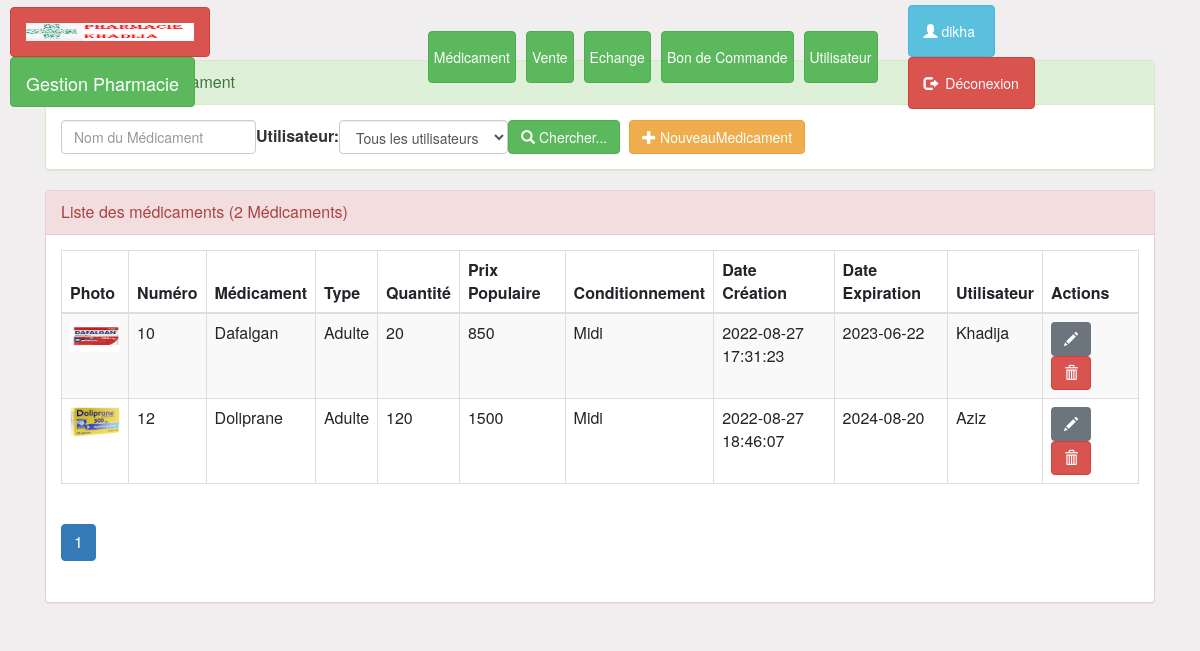
Screenshot of /pages/medicament.php (signed in) with the database file from the repository.
### tables this page shows
CREATE TABLE `medicament` (
  `idmedica` int(11) NOT NULL,
  `photo` varchar(50) DEFAULT NULL,
  `numeromed` bigint(20) DEFAULT NULL,
  `nomedica` varchar(50) DEFAULT 'NULL',
  `typemedica` varchar(45) DEFAULT NULL,
  `quantite` double DEFAULT NULL,
  `prixpopulaire` double DEFAULT NULL,
  `conditionnement` varchar(50) DEFAULT NULL,
  `datecreation` timestamp NOT NULL DEFAULT current_timestamp() ON UPDATE current_timestamp(),
  `dateexpiration` date DEFAULT NULL,
  `idutilisateur` int(11) DEFAULT NULL
);

CREATE TABLE `utilisateur` (
  `idutilisateur` int(11) NOT NULL,
  `prenom` varchar(50) DEFAULT NULL,
  `nom` varchar(50) DEFAULT NULL,
  `age` date DEFAULT NULL,
  `sexe` varchar(50) DEFAULT NULL,
  `type` varchar(50) DEFAULT NULL,
  `etat` int(1) DEFAULT NULL,
  `login` varchar(50) DEFAULT NULL,
  `email` varchar(50) DEFAULT NULL,
  `password` varchar(50) DEFAULT NULL,
  `idmedicament` int(11) DEFAULT NULL
);

### pages/medicament.php (the view, shortened to what this page needs)
<?php
    require_once("connexiondb.php");
    $nomedica=isset($_GET['nomedica'])?$_GET['nomedica']:"";
    $idutilisateur=isset($_GET['idutilisateur'])?$_GET['idutilisateur']:0;
    $size=isset($_GET['size'])?$_GET['size']:3;
    $page=isset($_GET['page'])?$_GET['page']:1;
    $offset=($page-1)*$size;
    if($idutilisateur==0){
        $requete="SELECT idmedica,photo,numeromed,nomedica,typemedica,quantite,prixpopulaire,conditionnement,datecreation,dateexpiration,prenom
                from utilisateur as u,medicament as e
                where u.idutilisateur=e.idutilisateur
                and nomedica like '%$nomedica%'
                order by idmedica
                limit $size
                offset $offset";
        $requeteCount="SELECT count(*) countM FROM medicament
                where nomedica like '%$nomedica%' ";
    }
    $resultatmE=$pdo->query($requete);
    $resultatCount=$pdo->query($requeteCount);
    $tabCount=$resultatCount->fetch();
    $nbrM=$tabCount['countM'];
    $reste=$nbrM % $size;
    if($reste===0)
        $nbrPage=$nbrM/$size;
    else
        $nbrPage=floor($nbrM/$size)+1;
?>
<!DOCTYPE html>
<html lang="fr">
<head>
  <link rel="stylesheet" href="https://use.fontawesome.com/releases/v5.7.0/css/all.css">
  <link rel="stylesheet" href="https://cdn.jsdelivr.net/npm/bootstrap@4.6.1/dist/css/bootstrap.min.css">
  <link rel="stylesheet" type="text/css" href="../css/bootstrap.css">
  <link rel="stylesheet" type="text/css" href="../css/font-awesome.min.css">
  <link rel="stylesheet" type="text/css" href="../css/monstyle.css">
</head>
<body>
 <?php include("menu.php"); ?>
 <div class="container">
            <div class="panel panel-success margetop60">
				<div class="panel-heading">Rechercher médicament</div>
				<div class="panel-body">
					<form method="get" action="medicament.php" class="form-inline">
						<div class="form-group">
                            <input type="text" name="nomedica"
                                   placeholder="Nom du Médicament"
                                   class="form-control"
                                   value="<?php echo $nomedica ?>"/>
                        </div>
                        <label for="idutilisateur">Utilisateur:</label>
				            <select name="idutilisateur" class="form-control" id="idutilisateur"
                                    onchange="this.form.submit()">
                                    <option value=0>Tous les utilisateurs</option>
				            </select>
				        <button type="submit" class="btn btn-success">
                            <span class="glyphicon glyphicon-search"></span>
                            Chercher...
                        </button>
                            <a href="nouveaumed.php" class="btn btn-warning">
                                <span class="glyphicon glyphicon-plus"></span>
                                NouveauMedicament
                            </a>
					</form>
				</div>
			</div>
            <div class="panel panel-danger">
                <div class="panel-heading">Liste des médicaments (<?php echo $nbrM ?> Médicaments)</div>
                <div class="panel-body">
                    <table class="table table-striped table-bordered">
                        <thead>
                            <tr>
                              <th>Photo</th> <th>Numéro</th>  <th>Médicament</th> <th>Type</th> <th>Quantité</th> <th>Prix Populaire</th> <th>Conditionnement</th> <th>Date Création</th> <th>Date Expiration</th> <th>Utilisateur</th>
                                 <?php if ($_SESSION['utilisateur']['type']== 'Administrateur') {?>
                                <th>Actions</th>
                                <?php } ?>
                            </tr>
                        </thead>
                        <tbody>
                            <?php while($medicament=$resultatmE->fetch()){ ?>
                                <tr>
                                    <td><img src="../images/<?php echo $medicament['photo']?>"
                                         width="50px" height="30px" class="rounded"> </td>
                                    <td><?php echo $medicament['numeromed'] ?> </td>
                                    <td><?php echo $medicament['nomedica'] ?> </td>
                                    <td><?php echo $medicament['typemedica'] ?> </td>
                                    <td><?php echo $medicament['quantite'] ?> </td>
                                    <td><?php echo $medicament['prixpopulaire'] ?> </td>
                                    <td><?php echo $medicament['conditionnement'] ?> </td>
                                    <td><?php echo $medicament['datecreation'] ?> </td>
                                    <td><?php echo $medicament['dateexpiration'] ?> </td>
                                    <td><?php echo $medicament['prenom'] ?> </td>
                                   <td>
                                   <?php if ($_SESSION['utilisateur']['type']== 'Administrateur') {?>
                                        <a href="editmed.php?idmedica=<?php echo $medicament['idmedica'] ?>"
                                           class="btn btn-secondary ms mr-2">
                                            <span class="glyphicon glyphicon-pencil"></span>
                                        </a>
                                        <a onclick="return confirm('Etes vous sur de vouloir supprimer ce médicament')"
                                        class="btn btn-danger"
                                            href="supprmed.php?idmedica=<?php echo $medicament['idmedica'] ?>">
                                                <span class="glyphicon glyphicon-trash"></span>
                                        </a>
                                        </td>
                                     <?php } ?>
                                        </tr>
                             <?php } ?>
                        </tbody>
                    </table>
                <div>
                    <ul class="pagination">
                        <?php for($i=1;$i<=$nbrPage;$i++){ ?>
                            <li class="<?php if($i==$page) echo 'active' ?>">
            <a href="medicament.php?page=<?php echo $i;?>&medicament=<?php echo $medicament ?>">
                                    <?php echo $i; ?>
                                </a>
                             </li>
                        <?php } ?>
                    </ul>
                </div>
                </div>
            </div>
        </div>
    </body>
</HTML>

### pages/menu.php (shortened to what this page needs)
<nav class="navbar navbar-expand-sm bg-default navbar-fixed-top">
<div class="container-fluid justify-content-start">
 <div class="navbar-header">
 <a href="accueil.php" class="logo me-auto"><img src="../assets/img/Cap.PNG" alt="" height="50" width="200" class="navbar-brand btn btn-danger mr-5"></a>
 <a href="accueil.php" class="navbar-brand btn btn-success mr-5">Gestion Pharmacie</a>
 </div>
<ul class="navbar-nav">
  <li class="nav-item">
      <a class="nav-link btn btn-success mr-3" href="medicament.php">Médicament</a>
    </li>
    <li class="nav-item">
      <a class="nav-link btn btn-success mr-3" href="vente.php">Vente</a>
    </li>
    <li class="nav-item">
      <a class="nav-link btn btn-success mr-3" href="echange.php">Echange</a>
    </li>
    <li class="nav-item">
      <a class="nav-link btn btn-success mr-3" href="bon.php">Bon de Commande</a>
    </li>
    <li class="nav-item">
      <a class="nav-link btn btn-success mr-5" href="utilisateur.php">Utilisateur</a>
    </li>
  </ul>
  <ul class="nav navbar-nav navbar-right mr-5">
      <li><a class="btn btn-info mr-5" href="#"><span class="glyphicon glyphicon-user"></span><?php echo ' '.$_SESSION['utilisateur']['login']?>&nbsp</a></li>
      <li><a class="btn btn-danger" href="deconnexion.php"><span class="glyphicon glyphicon-log-out"></span>&nbsp Déconexion</a></li>
    </ul>
</div>
</nav>

### css/monstyle.css (style rules this page uses)
.margetop60 { margin-top: 60px; }
body { background-color: rgb(240, 238, 238); font-size: 16px; }

### rows the page displays
medicament: photo (picture), numeromed "10", nomedica "Dafalgan", typemedica "Adulte", quantite "20", prixpopulaire "850", conditionnement "Midi", datecreation "2022-08-27 17:31:23", dateexpiration "2023-06-22", idutilisateur.prenom "Khadija"
medicament: photo (picture), numeromed "12", nomedica "Doliprane", typemedica "Adulte", quantite "120", prixpopulaire "1500", conditionnement "Midi", datecreation "2022-08-27 18:46:07", dateexpiration "2024-08-20", idutilisateur.prenom "Aziz"

### other values shown
$_SESSION['utilisateur']['login'] "dikha"
$nbrM "2"
